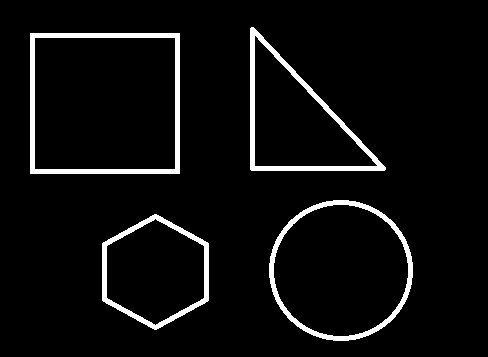
//> input picture images/contours.png, 488 x 357 px
$ ./main057   (built with g++ and OpenCV 4)
//> lines starting //> are read from the running program, lines starting //| are printed output that depends on the picture; after the words box and inside, x2 and y2 are one past the last pixel; in counts of white or black regions, pixels touching at a corner belong together
/*
二值图像分析 – 点多边形测试
对于轮廓图像，有时候还需要判断一个点是在轮廓内部还是外部，OpenCV中实现这个功能的API叫做点多边形测试，它可以准确的得到一个点距离多边形的距离，如果点是轮廓点或者属于轮廓多边形上的点，距离是零，如果是多边形内部的点是是正数，如果是负数返回表示点是外部。表示如下：
double cv::pointPolygonTest(
	InputArray contour,
	Point2f pt,
	bool measureDist
)
Contour轮廓所有点的集合
Pt 图像中的任意一点
MeasureDist如果是True，则返回每个点到轮廓的距离，如果是False则返回+1，0，-1三个值，其中+1表示点在轮廓内部，0表示点在轮廓上，-1表示点在轮廓外
*/

#include <opencv2/opencv.hpp>
#include <iostream>

using namespace cv;
using namespace std;

int main(int argc, const char *argv[])
{
	Mat src = imread("../images/contours.png");
//> src is the input picture: 357 rows x 488 cols, CV_8UC3; 5.2% white; 4 white regions, box (x1, y1, x2, y2) and area: (30, 33, 180, 174) 2810, (250, 27, 386, 171) 2298, (269, 200, 413, 341) 2156, (102, 214, 209, 330) 1728
	if (src.empty()) {
		printf("could not load image...\n");
		return -1;
	}
	namedWindow("input", WINDOW_AUTOSIZE);
	imshow("input", src);

	// 二值化
	Mat dst, gray, binary;
	cvtColor(src, gray, COLOR_BGR2GRAY);
//> gray: 357 rows x 488 cols, CV_8UC1; 5.2% white; 4 white regions
	threshold(gray, binary, 0, 255, THRESH_BINARY | THRESH_OTSU);

	// 轮廓发现与绘制
	vector<vector<Point>> contours;
	vector<Vec4i> hierarchy;
	findContours(binary, contours, hierarchy, RETR_EXTERNAL, CHAIN_APPROX_SIMPLE, Point());
//> contours = 4 contours; box (x1, y1, x2, y2) and area: (30, 33, 180, 174) 20860, (269, 200, 413, 341) 15730, (250, 27, 386, 171) 10070, (102, 214, 209, 330) 9187
	int h = src.rows;
//> h = 357
	int w = src.cols;
//> w = 488
	Mat image = Mat::zeros(src.size(), CV_32FC3);
	for (int row = 0; row < h; row++) {
		for (int col = 0; col < w; col++) {
			double dist = pointPolygonTest(contours[0], Point(col, row), true);
			if (dist == 0) {
				image.at<Vec3f>(row, col) = Vec3f(255, 255, 255);
			}
			if (dist > 0) {
				image.at<Vec3f>(row, col) = Vec3f(255 - dist, 0, 0);
			}
			if (dist < 0) {
				image.at<Vec3f>(row, col) = Vec3f(0, 0, 255 + dist);
			}

		}
	}
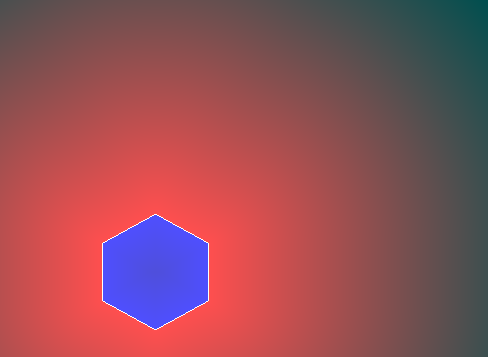
//> image: 357 rows x 488 cols, CV_32FC3; mean B, G, R 12.8, 0.5, 99.9; drawn with min black and max white
	convertScaleAbs(image, image);
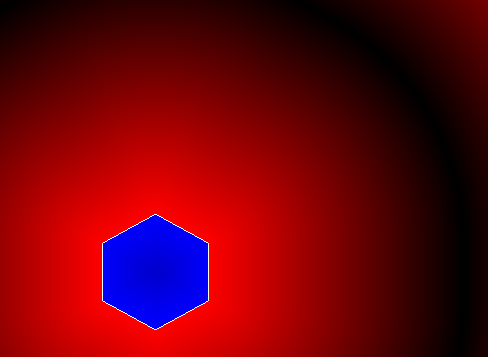
//> image: 357 rows x 488 cols, CV_8UC3; mean B, G, R 12.8, 0.5, 107.4
	image.convertTo(image, CV_8UC3);
	imshow("points", image);

	waitKey(0);
	destroyAllWindows();

	return 0;
}
